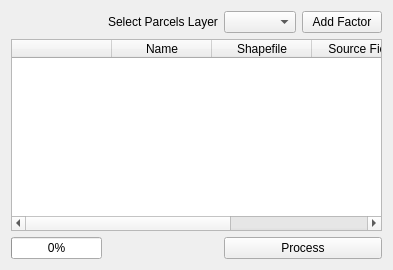
     <widget class="QWidget" name="tab_7">
      <attribute name="title">
       <string>Composite Factors</string>
      </attribute>
      <layout class="QGridLayout" name="gridLayout_12">
       <item row="1" column="0" colspan="4">
        <widget class="QTableWidget" name="tableWidget_5">
         <column>
          <property name="text">
           <string/>
          </property>
         </column>
         <column>
          <property name="text">
           <string>Name</string>
          </property>
         </column>
         <column>
          <property name="text">
           <string>Shapefile</string>
          </property>
         </column>
         <column>
          <property name="text">
           <string>Source Field</string>
          </property>
         </column>
         <column>
          <property name="text">
           <string>Result Field</string>
          </property>
         </column>
        </widget>
       </item>
       <item row="2" column="2" colspan="2">
        <widget class="QPushButton" name="pushButton_15">
         <property name="text">
          <string>Process</string>
         </property>
        </widget>
       </item>
       <item row="2" column="0">
        <widget class="QProgressBar" name="progressBar_2">
         <property name="value">
          <number>0</number>
         </property>
        </widget>
       </item>
       <item row="0" column="3">
        <layout class="QGridLayout" name="gridLayout_11">
         <item row="0" column="0">
          <widget class="QPushButton" name="pushButton_14">
           <property name="text">
            <string>Add Factor</string>
           </property>
          </widget>
         </item>
        </layout>
       </item>
       <item row="0" column="2">
        <widget class="QgsMapLayerComboBox" name="mMapLayerComboBox_5">
         <property name="sizePolicy">
          <sizepolicy hsizetype="Minimum" vsizetype="Fixed">
           <horstretch>0</horstretch>
           <verstretch>0</verstretch>
          </sizepolicy>
         </property>
         <property name="showCrs">
          <bool>true</bool>
         </property>
        </widget>
       </item>
       <item row="0" column="1">
        <widget class="QLabel" name="label_3">
         <property name="text">
          <string>Select Parcels Layer</string>
         </property>
        </widget>
       </item>
      </layout>
     </widget>
